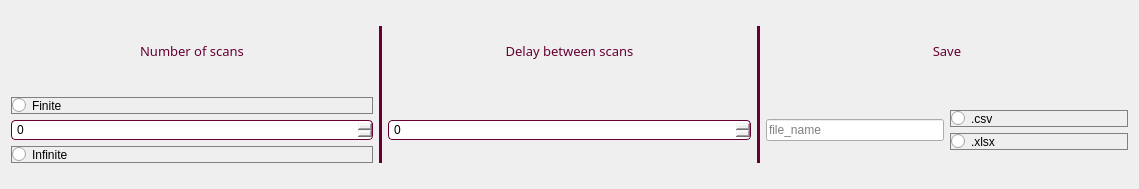
            <widget class="QWidget" name="scrollAreaWidgetContents_3">
             <property name="geometry">
              <rect>
               <x>0</x>
               <y>0</y>
               <width>1139</width>
               <height>189</height>
              </rect>
             </property>
             <layout class="QGridLayout" name="gridLayout_5">
              <item row="1" column="1" rowspan="2">
               <widget class="Line" name="line_1">
                <property name="sizePolicy">
                 <sizepolicy hsizetype="Fixed" vsizetype="Expanding">
                  <horstretch>0</horstretch>
                  <verstretch>0</verstretch>
                 </sizepolicy>
                </property>
                <property name="font">
                 <font>
                  <pointsize>6</pointsize>
                 </font>
                </property>
                <property name="styleSheet">
                 <string notr="true">background-color: #660033;
border: 1px;</string>
                </property>
                <property name="lineWidth">
                 <number>1</number>
                </property>
                <property name="orientation">
                 <enum>Qt::Vertical</enum>
                </property>
               </widget>
              </item>
              <item row="1" column="3" rowspan="2">
               <widget class="Line" name="line_2">
                <property name="sizePolicy">
                 <sizepolicy hsizetype="Fixed" vsizetype="Expanding">
                  <horstretch>0</horstretch>
                  <verstretch>0</verstretch>
                 </sizepolicy>
                </property>
                <property name="font">
                 <font>
                  <pointsize>6</pointsize>
                 </font>
                </property>
                <property name="styleSheet">
                 <string notr="true">background-color: #660033;
border: 1px;</string>
                </property>
                <property name="lineWidth">
                 <number>1</number>
                </property>
                <property name="orientation">
                 <enum>Qt::Vertical</enum>
                </property>
               </widget>
              </item>
              <item row="2" column="0">
               <layout class="QGridLayout" name="grid_scans_2">
                <property name="leftMargin">
                 <number>0</number>
                </property>
                <item row="0" column="0">
                 <widget class="QRadioButton" name="radio_finite">
                  <property name="styleSheet">
                   <string notr="true">border: 1px solid gray;
border-radius: 9px;</string>
                  </property>
                  <property name="text">
                   <string>Finite</string>
                  </property>
                 </widget>
                </item>
                <item row="2" column="0">
                 <widget class="QRadioButton" name="radio_infinite">
                  <property name="styleSheet">
                   <string notr="true">border: 1px solid gray;
border-radius: 9px;</string>
                  </property>
                  <property name="text">
                   <string>Infinite</string>
                  </property>
                 </widget>
                </item>
                <item row="1" column="0">
                 <widget class="QSpinBox" name="spinbox_nbr_scan">
                  <property name="styleSheet">
                   <string notr="true">QSpinBox {
    border: 1px solid #660033;
    border-radius: 4px;
    padding: 1px 18px 1px 3px;
    min-width: 6em;
}

QSpinBox:editable {
    background: white;
}

QSpinBox:!editable, QComboBox::drop-down:editable {
     background: qlineargradient(x1: 0, y1: 0, x2: 0, y2: 1,
                                 stop: 0 #E1E1E1, stop: 0.4 #DDDDDD,
                                 stop: 0.5 #D8D8D8, stop: 1.0 #D3D3D3);
}

/* QComboBox gets the &quot;on&quot; state when the popup is open */
QSpinBox:!editable:on, QComboBox::drop-down:editable:on {
    background: qlineargradient(x1: 0, y1: 0, x2: 0, y2: 1,
                                stop: 0 #D3D3D3, stop: 0.4 #D8D8D8,
                                stop: 0.5 #DDDDDD, stop: 1.0 #E1E1E1);
}

QSpinBox:on { /* shift the text when the popup opens */
    padding-top: 3px;
    padding-left: 4px;
}


QSpinBox::down-arrow {
    image: url(C:/Users/Sammy/Desktop/drop.png);
}
QSpinBox::up-arrow {
    image: url(C:/Users/Sammy/Desktop/drop_up.png);
}

QSpinBox::down-arrow:on { /* shift the arrow when popup is open */
    top: 1px;
    left: 1px;
}</string>
                  </property>
                  <property name="maximum">
                   <number>10000</number>
                  </property>
                 </widget>
                </item>
               </layout>
              </item>
              <item row="1" column="2">
               <layout class="QGridLayout" name="grid_delay_1">
                <property name="spacing">
                 <number>0</number>
                </property>
                <item row="0" column="0">
                 <widget class="QLabel" name="label_delay_title">
                  <property name="enabled">
                   <bool>true</bool>
                  </property>
                  <property name="sizePolicy">
                   <sizepolicy hsizetype="Minimum" vsizetype="Minimum">
                    <horstretch>0</horstretch>
                    <verstretch>0</verstretch>
                   </sizepolicy>
                  </property>
                  <property name="maximumSize">
                   <size>
                    <width>1000</width>
                    <height>50</height>
                   </size>
                  </property>
                  <property name="palette">
                   <palette>
                    <active>
                     <colorrole role="WindowText">
                      <brush brushstyle="SolidPattern">
                       <color alpha="255">
                        <red>102</red>
                        <green>0</green>
                        <blue>51</blue>
                       </color>
                      </brush>
                     </colorrole>
                     <colorrole role="Button">
                      <brush brushstyle="SolidPattern">
                       <color alpha="255">
                        <red>238</red>
                        <green>238</green>
                        <blue>238</blue>
                       </color>
                      </brush>
                     </colorrole>
                     <colorrole role="Base">
                      <brush brushstyle="SolidPattern">
                       <color alpha="255">
                        <red>238</red>
                        <green>238</green>
                        <blue>238</blue>
                       </color>
                      </brush>
                     </colorrole>
                     <colorrole role="Window">
                      <brush brushstyle="SolidPattern">
                       <color alpha="255">
                        <red>238</red>
                        <green>238</green>
                        <blue>238</blue>
                       </color>
                      </brush>
                     </colorrole>
                    </active>
                    <inactive>
                     <colorrole role="WindowText">
                      <brush brushstyle="SolidPattern">
                       <color alpha="255">
                        <red>102</red>
                        <green>0</green>
                        <blue>51</blue>
                       </color>
                      </brush>
                     </colorrole>
                     <colorrole role="Button">
                      <brush brushstyle="SolidPattern">
                       <color alpha="255">
                        <red>238</red>
                        <green>238</green>
                        <blue>238</blue>
                       </color>
                      </brush>
                     </colorrole>
                     <colorrole role="Base">
                      <brush brushstyle="SolidPattern">
                       <color alpha="255">
                        <red>238</red>
                        <green>238</green>
                        <blue>238</blue>
                       </color>
                      </brush>
                     </colorrole>
                     <colorrole role="Window">
                      <brush brushstyle="SolidPattern">
                       <color alpha="255">
                        <red>238</red>
                        <green>238</green>
                        <blue>238</blue>
                       </color>
                      </brush>
                     </colorrole>
                    </inactive>
                    <disabled>
                     <colorrole role="WindowText">
                      <brush brushstyle="SolidPattern">
                       <color alpha="255">
                        <red>120</red>
                        <green>120</green>
                        <blue>120</blue>
                       </color>
                      </brush>
                     </colorrole>
                     <colorrole role="Button">
                      <brush brushstyle="SolidPattern">
                       <color alpha="255">
                        <red>238</red>
                        <green>238</green>
                        <blue>238</blue>
                       </color>
                      </brush>
                     </colorrole>
                     <colorrole role="Base">
                      <brush brushstyle="SolidPattern">
                       <color alpha="255">
                        <red>238</red>
                        <green>238</green>
                        <blue>238</blue>
                       </color>
                      </brush>
                     </colorrole>
                     <colorrole role="Window">
                      <brush brushstyle="SolidPattern">
                       <color alpha="255">
                        <red>238</red>
                        <green>238</green>
                        <blue>238</blue>
                       </color>
                      </brush>
                     </colorrole>
                    </disabled>
                   </palette>
                  </property>
                  <property name="font">
                   <font>
                    <family>Sitka Subheading</family>
                    <pointsize>10</pointsize>
                   </font>
                  </property>
                  <property name="styleSheet">
                   <string notr="true"/>
                  </property>
                  <property name="frameShape">
                   <enum>QFrame::NoFrame</enum>
                  </property>
                  <property name="frameShadow">
                   <enum>QFrame::Plain</enum>
                  </property>
                  <property name="lineWidth">
                   <number>10</number>
                  </property>
                  <property name="text">
                   <string>Delay between scans</string>
                  </property>
                  <property name="alignment">
                   <set>Qt::AlignCenter</set>
                  </property>
                 </widget>
                </item>
               </layout>
              </item>
              <item row="1" column="0">
               <layout class="QGridLayout" name="grid_scans_1">
                <property name="leftMargin">
                 <number>0</number>
                </property>
                <property name="topMargin">
                 <number>0</number>
                </property>
                <property name="rightMargin">
                 <number>0</number>
                </property>
                <property name="bottomMargin">
                 <number>0</number>
                </property>
                <item row="0" column="0">
                 <widget class="QLabel" name="label_scans_title">
                  <property name="enabled">
                   <bool>true</bool>
                  </property>
                  <property name="sizePolicy">
                   <sizepolicy hsizetype="Minimum" vsizetype="Minimum">
                    <horstretch>0</horstretch>
                    <verstretch>0</verstretch>
                   </sizepolicy>
                  </property>
                  <property name="maximumSize">
                   <size>
                    <width>10000</width>
                    <height>50</height>
                   </size>
                  </property>
                  <property name="palette">
                   <palette>
                    <active>
                     <colorrole role="WindowText">
                      <brush brushstyle="SolidPattern">
                       <color alpha="255">
                        <red>102</red>
                        <green>0</green>
                        <blue>51</blue>
                       </color>
                      </brush>
                     </colorrole>
                     <colorrole role="Button">
                      <brush brushstyle="SolidPattern">
                       <color alpha="255">
                        <red>238</red>
                        <green>238</green>
                        <blue>238</blue>
                       </color>
                      </brush>
                     </colorrole>
                     <colorrole role="Base">
                      <brush brushstyle="SolidPattern">
                       <color alpha="255">
                        <red>238</red>
                        <green>238</green>
                        <blue>238</blue>
                       </color>
                      </brush>
                     </colorrole>
                     <colorrole role="Window">
                      <brush brushstyle="SolidPattern">
                       <color alpha="255">
                        <red>238</red>
                        <green>238</green>
                        <blue>238</blue>
                       </color>
                      </brush>
                     </colorrole>
                    </active>
                    <inactive>
                     <colorrole role="WindowText">
                      <brush brushstyle="SolidPattern">
                       <color alpha="255">
                        <red>102</red>
                        <green>0</green>
                        <blue>51</blue>
                       </color>
                      </brush>
                     </colorrole>
                     <colorrole role="Button">
                      <brush brushstyle="SolidPattern">
                       <color alpha="255">
                        <red>238</red>
                        <green>238</green>
                        <blue>238</blue>
                       </color>
                      </brush>
                     </colorrole>
                     <colorrole role="Base">
                      <brush brushstyle="SolidPattern">
                       <color alpha="255">
                        <red>238</red>
                        <green>238</green>
                        <blue>238</blue>
                       </color>
                      </brush>
                     </colorrole>
                     <colorrole role="Window">
                      <brush brushstyle="SolidPattern">
                       <color alpha="255">
                        <red>238</red>
                        <green>238</green>
                        <blue>238</blue>
                       </color>
                      </brush>
                     </colorrole>
                    </inactive>
                    <disabled>
                     <colorrole role="WindowText">
                      <brush brushstyle="SolidPattern">
                       <color alpha="255">
                        <red>120</red>
                        <green>120</green>
                        <blue>120</blue>
                       </color>
                      </brush>
                     </colorrole>
                     <colorrole role="Button">
                      <brush brushstyle="SolidPattern">
                       <color alpha="255">
                        <red>238</red>
                        <green>238</green>
                        <blue>238</blue>
                       </color>
                      </brush>
                     </colorrole>
                     <colorrole role="Base">
                      <brush brushstyle="SolidPattern">
                       <color alpha="255">
                        <red>238</red>
                        <green>238</green>
                        <blue>238</blue>
                       </color>
                      </brush>
                     </colorrole>
                     <colorrole role="Window">
                      <brush brushstyle="SolidPattern">
                       <color alpha="255">
                        <red>238</red>
                        <green>238</green>
                        <blue>238</blue>
                       </color>
                      </brush>
                     </colorrole>
                    </disabled>
                   </palette>
                  </property>
                  <property name="font">
                   <font>
                    <family>Sitka Subheading</family>
                    <pointsize>10</pointsize>
                   </font>
                  </property>
                  <property name="styleSheet">
                   <string notr="true"/>
                  </property>
                  <property name="frameShape">
                   <enum>QFrame::NoFrame</enum>
                  </property>
                  <property name="frameShadow">
                   <enum>QFrame::Plain</enum>
                  </property>
                  <property name="lineWidth">
                   <number>10</number>
                  </property>
                  <property name="text">
                   <string>Number of scans</string>
                  </property>
                  <property name="alignment">
                   <set>Qt::AlignCenter</set>
                  </property>
                 </widget>
                </item>
               </layout>
              </item>
              <item row="1" column="4">
               <layout class="QGridLayout" name="grid_save_1">
                <item row="0" column="0">
                 <widget class="QLabel" name="label_save_title">
                  <property name="enabled">
                   <bool>true</bool>
                  </property>
                  <property name="sizePolicy">
                   <sizepolicy hsizetype="Minimum" vsizetype="Minimum">
                    <horstretch>0</horstretch>
                    <verstretch>0</verstretch>
                   </sizepolicy>
                  </property>
                  <property name="maximumSize">
                   <size>
                    <width>1000</width>
                    <height>50</height>
                   </size>
                  </property>
                  <property name="palette">
                   <palette>
                    <active>
                     <colorrole role="WindowText">
                      <brush brushstyle="SolidPattern">
                       <color alpha="255">
                        <red>102</red>
                        <green>0</green>
                        <blue>51</blue>
                       </color>
                      </brush>
                     </colorrole>
                     <colorrole role="Button">
                      <brush brushstyle="SolidPattern">
                       <color alpha="255">
                        <red>238</red>
                        <green>238</green>
                        <blue>238</blue>
                       </color>
                      </brush>
                     </colorrole>
                     <colorrole role="Base">
                      <brush brushstyle="SolidPattern">
                       <color alpha="255">
                        <red>238</red>
                        <green>238</green>
                        <blue>238</blue>
                       </color>
                      </brush>
                     </colorrole>
                     <colorrole role="Window">
                      <brush brushstyle="SolidPattern">
                       <color alpha="255">
                        <red>238</red>
                        <green>238</green>
                        <blue>238</blue>
                       </color>
                      </brush>
                     </colorrole>
                    </active>
                    <inactive>
                     <colorrole role="WindowText">
                      <brush brushstyle="SolidPattern">
                       <color alpha="255">
                        <red>102</red>
                        <green>0</green>
                        <blue>51</blue>
                       </color>
                      </brush>
                     </colorrole>
                     <colorrole role="Button">
                      <brush brushstyle="SolidPattern">
                       <color alpha="255">
                        <red>238</red>
                        <green>238</green>
                        <blue>238</blue>
                       </color>
                      </brush>
                     </colorrole>
                     <colorrole role="Base">
                      <brush brushstyle="SolidPattern">
                       <color alpha="255">
                        <red>238</red>
                        <green>238</green>
                        <blue>238</blue>
                       </color>
                      </brush>
                     </colorrole>
                     <colorrole role="Window">
                      <brush brushstyle="SolidPattern">
                       <color alpha="255">
                        <red>238</red>
                        <green>238</green>
                        <blue>238</blue>
                       </color>
                      </brush>
                     </colorrole>
                    </inactive>
                    <disabled>
                     <colorrole role="WindowText">
                      <brush brushstyle="SolidPattern">
                       <color alpha="255">
                        <red>120</red>
                        <green>120</green>
                        <blue>120</blue>
                       </color>
                      </brush>
                     </colorrole>
                     <colorrole role="Button">
                      <brush brushstyle="SolidPattern">
                       <color alpha="255">
                        <red>238</red>
                        <green>238</green>
                        <blue>238</blue>
                       </color>
                      </brush>
                     </colorrole>
                     <colorrole role="Base">
                      <brush brushstyle="SolidPattern">
                       <color alpha="255">
                        <red>238</red>
                        <green>238</green>
                        <blue>238</blue>
                       </color>
                      </brush>
                     </colorrole>
                     <colorrole role="Window">
                      <brush brushstyle="SolidPattern">
                       <color alpha="255">
                        <red>238</red>
                        <green>238</green>
                        <blue>238</blue>
                       </color>
                      </brush>
                     </colorrole>
                    </disabled>
                   </palette>
                  </property>
                  <property name="font">
                   <font>
                    <family>Sitka Subheading</family>
                    <pointsize>10</pointsize>
                   </font>
                  </property>
                  <property name="styleSheet">
                   <string notr="true"/>
                  </property>
                  <property name="frameShape">
                   <enum>QFrame::NoFrame</enum>
                  </property>
                  <property name="frameShadow">
                   <enum>QFrame::Plain</enum>
                  </property>
                  <property name="lineWidth">
                   <number>10</number>
                  </property>
                  <property name="text">
                   <string>Save</string>
                  </property>
                  <property name="alignment">
                   <set>Qt::AlignCenter</set>
                  </property>
                 </widget>
                </item>
               </layout>
              </item>
              <item row="2" column="2">
               <layout class="QGridLayout" name="grid_delay_2">
                <property name="leftMargin">
                 <number>0</number>
                </property>
                <item row="0" column="0">
                 <widget class="QSpinBox" name="spin_delay_value">
                  <property name="styleSheet">
                   <string notr="true">QSpinBox {
    border: 1px solid #660033;
    border-radius: 4px;
    padding: 1px 18px 1px 3px;
    min-width: 6em;
}

QSpinBox:editable {
    background: white;
}

QSpinBox:!editable, QComboBox::drop-down:editable {
     background: qlineargradient(x1: 0, y1: 0, x2: 0, y2: 1,
                                 stop: 0 #E1E1E1, stop: 0.4 #DDDDDD,
                                 stop: 0.5 #D8D8D8, stop: 1.0 #D3D3D3);
}

/* QComboBox gets the &quot;on&quot; state when the popup is open */
QSpinBox:!editable:on, QComboBox::drop-down:editable:on {
    background: qlineargradient(x1: 0, y1: 0, x2: 0, y2: 1,
                                stop: 0 #D3D3D3, stop: 0.4 #D8D8D8,
                                stop: 0.5 #DDDDDD, stop: 1.0 #E1E1E1);
}

QSpinBox:on { /* shift the text when the popup opens */
    padding-top: 3px;
    padding-left: 4px;
}


QSpinBox::down-arrow {
    image: url(C:/Users/Sammy/Desktop/drop.png);
}
QSpinBox::up-arrow {
    image: url(C:/Users/Sammy/Desktop/drop_up.png);
}

QSpinBox::down-arrow:on { /* shift the arrow when popup is open */
    top: 1px;
    left: 1px;
}</string>
                  </property>
                  <property name="maximum">
                   <number>10000</number>
                  </property>
                 </widget>
                </item>
               </layout>
              </item>
              <item row="2" column="4">
               <layout class="QGridLayout" name="grid_save_2">
                <item row="0" column="0">
                 <widget class="QLineEdit" name="filename_input">
                  <property name="sizePolicy">
                   <sizepolicy hsizetype="Minimum" vsizetype="Fixed">
                    <horstretch>0</horstretch>
                    <verstretch>0</verstretch>
                   </sizepolicy>
                  </property>
                  <property name="placeholderText">
                   <string>file_name</string>
                  </property>
                 </widget>
                </item>
                <item row="0" column="1">
                 <layout class="QVBoxLayout" name="vertical_layour_radio_save">
                  <item>
                   <widget class="QRadioButton" name="csv_file">
                    <property name="styleSheet">
                     <string notr="true">border: 1px solid gray;
border-radius: 9px;</string>
                    </property>
                    <property name="text">
                     <string>.csv</string>
                    </property>
                   </widget>
                  </item>
                  <item>
                   <widget class="QRadioButton" name="xlsx_file">
                    <property name="styleSheet">
                     <string notr="true">border: 1px solid gray;
border-radius: 9px;</string>
                    </property>
                    <property name="text">
                     <string>.xlsx</string>
                    </property>
                   </widget>
                  </item>
                 </layout>
                </item>
               </layout>
              </item>
             </layout>
            </widget>
